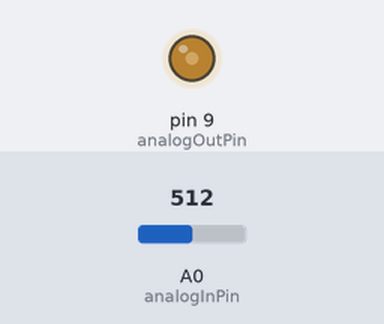
The sketch below on a simulated Arduino Uno, built with avr-gcc and run on an emulated ATmega328P. Shown: output pins drawn as LEDs (lit = HIGH). The inputs (shaded band) are chosen by the test bench; at power-on: A0 (analogInPin) = 512. What the sketch prints to the serial monitor is not drawn.

Above: at 1.2 s.
1.3 s: A0 (analogInPin) set to 1007
2.8 s: A0 (analogInPin) set to 1023
Timing chart, 0 to 5.8 s (numbered marks = the images above; inputs shaded):
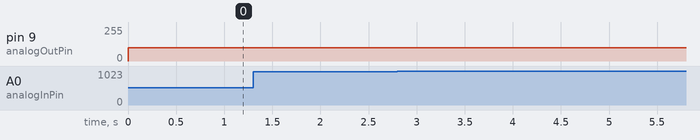

The sketch:

4.3_g_.ino
```cpp
const int analogInPin = A0; // Analog input pin that the potentiometer is attached to
const int analogOutPin = 9; // Analog output pin that the LED is attached to
int sensorValue = 0; // value read from the pot
int outputValue = 100; // value output to the PWM (analog out)
double sensorValueLux = 0;
double sensorValueVolts = 0;
float a = 0.0;
double b = 0.0;
double c = 0.0;
double d = 0.0;
double e = 0.0;

void setup()
{
  Serial.begin(230400); // initialize serial communications at 9600 bps
}

void loop()
{
  sensorValue = analogRead(analogInPin); // read the analog in value
  a = pow(10.0, 8.0/3.0);
  b = 1023.0/sensorValue;
  c = b-1;
  d = 10*c;
  e = pow(d, 4.0/3.0);
  sensorValueLux = a/e;
  sensorValueVolts = 5.0*sensorValue/1023;

  // print the results to the Serial Monitor:
  //Serial.print("sensor in Lux= ");
  Serial.println(sensorValueLux);

  analogWrite(analogOutPin, outputValue); // change the analog out value


  delay(1); // wait 2 milliseconds before the next loop for the

  //analog-to-digital converter to settle after the last reading
}
```
